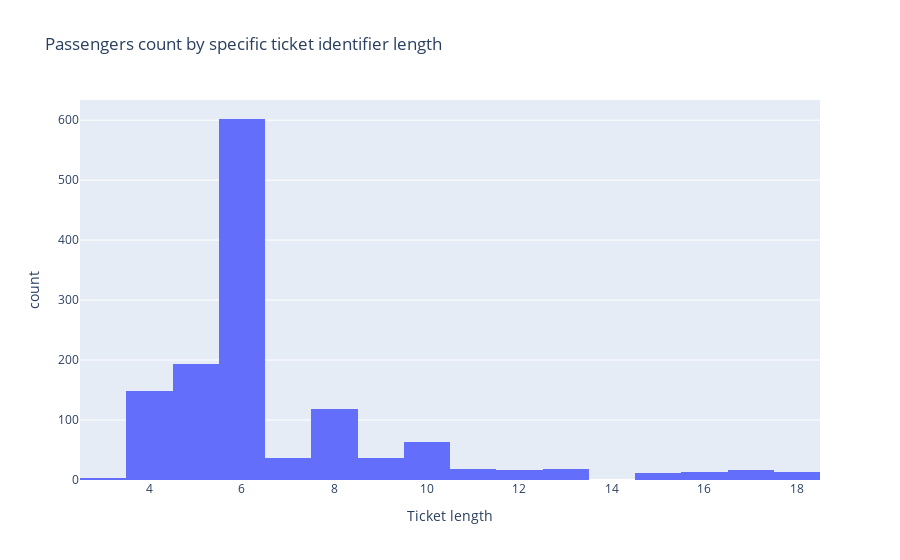

The notebook cell saved with this chart:
### Markdown cell above
### 4.3 Histogram

### Code cell
def histogram(dataframe: pd.DataFrame):
    dataframe['Ticket length'] = dataframe['Ticket'].str.len()
    graph = px.histogram(dataframe, x='Ticket length', nbins=30,
                    title='Passengers count by specific ticket identifier length')
    graph.show()

histogram(dataframe)

### Figure 1 — Plotly figure (JSON) as saved in the notebook; plotly's stock layout.template omitted (floating-point values rounded to 4 significant figures; data arrays with more than 128 entries replaced by an {"elided": "..."} marker saying what was removed)
{"data": [{"bingroup": "x", "hovertemplate": "Ticket length=%{x}<br>count=%{y}<extra></extra>", "legendgroup": "", "marker": {"color": "#636efa", "pattern": {"shape": ""}}, "name": "", "nbinsx": 30, "orientation": "v", "showlegend": false, "type": "histogram", "x": {"elided": "1309 int values"}, "xaxis": "x", "yaxis": "y"}], "layout": {"barmode": "relative", "legend": {"tracegroupgap": 0}, "title": {"text": "Passengers count by specific ticket identifier length"}, "xaxis": {"anchor": "y", "domain": [0, 1], "title": {"text": "Ticket length"}}, "yaxis": {"anchor": "x", "domain": [0, 1], "title": {"text": "count"}}}}
